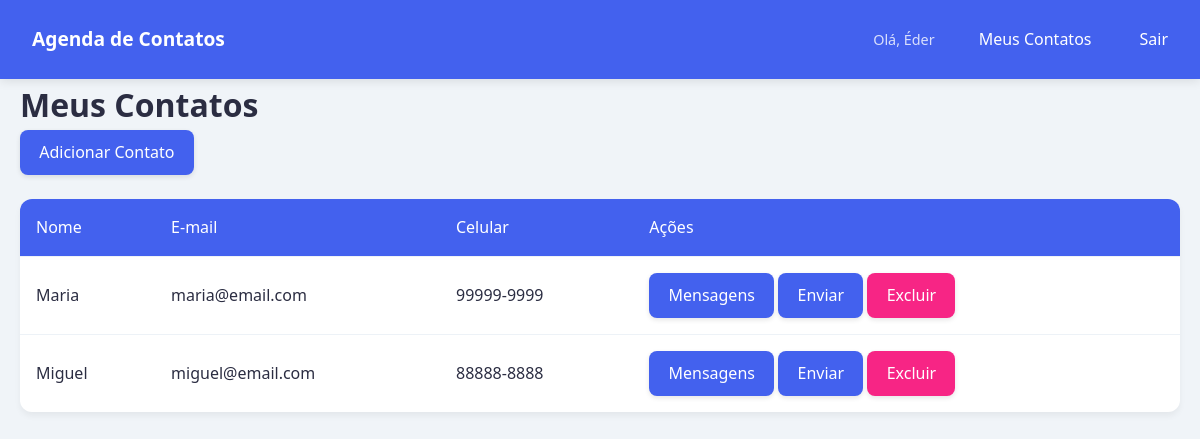
The app's page /contacts (signed in) with its own data.
### app.py (models this page shows)
class Contact(db.Model):
    id = db.Column(db.Integer, primary_key=True)
    name = db.Column(db.String(100), nullable=False)
    email = db.Column(db.String(120))
    cellphone = db.Column(db.String(20))
    photo = db.Column(db.String(100))
    user_id = db.Column(db.Integer, db.ForeignKey('user.id'), nullable=False)

### app.py (the view)
@app.route('/contacts')
@login_required
def contacts():
    user_contacts = Contact.query.filter_by(user_id=session['user_id']).all()
    return render_template('contacts.html', contacts=user_contacts)

### app.py (called while the page is built)
def login_required(f):
    @wraps(f)
    def decorated_function(*args, **kwargs):
        if 'user_id' not in session:
            flash('Por favor, faça login para acessar esta página.', 'danger')
            return redirect(url_for('login'))
        return f(*args, **kwargs)
    return decorated_function

### templates/contacts.html (shortened to what this page needs)
{% extends "base.html" %}
{% block content %}
    <h1>Meus Contatos</h1>
    <a href="{{ url_for('add_contact') }}" class="btn">Adicionar Contato</a>
    {% if contacts %}
        <table>
            <thead>
                <tr>
                    <th>Nome</th>
                    <th>E-mail</th>
                    <th>Celular</th>
                    <th>Ações</th>
                </tr>
            </thead>
            <tbody>
                {% for contact in contacts %}
                    <tr>
                        <td>{{ contact.name }}</td>
                        <td>{{ contact.email }}</td>
                        <td>{{ contact.cellphone }}</td>
                        <td>
                            <a href="{{ url_for('view_messages', contact_id=contact.id) }}" class="btn">Mensagens</a>
                            <a href="{{ url_for('send_message', contact_id=contact.id) }}" class="btn">Enviar</a>
                            <a href="{{ url_for('delete_contact', contact_id=contact.id) }}"
                               class="btn btn-danger"
                               onclick="return confirm('Tem certeza que deseja excluir este contato?')">
                                Excluir
                            </a>
                        </td>
                    </tr>
                {% endfor %}
            </tbody>
        </table>
    {% else %}
        <p>Você ainda não tem contatos cadastrados.</p>
    {% endif %}
{% endblock %}

### static/style.css (style rules this page uses)
:root { --primary: #4361ee; --secondary: #3f37c9; --accent: #4cc9f0; --light: #f8f9fa; --dark: #212529; --success: #4ad66d; --danger: #f72585; --warning: #f8961e; --info: #7209b7; --text: #2b2d42; --text-light: #8d99ae; }
* { margin: 0; padding: 0; box-sizing: border-box; font-family: 'Segoe UI', 'Roboto', sans-serif; }
body { line-height: 1.6; color: var(--text); background-color: #f0f4f8; min-height: 100vh; }
.btn { display: inline-flex; align-items: center; justify-content: center; padding: 0.6rem 1.2rem; background-color: var(--primary); color: white; text-decoration: none; border-radius: 8px; border: none; cursor: pointer; font-weight: 500; transition: all 0.3s ease; box-shadow: 0 2px 5px rgba(0,0,0,0.1); }
.btn-danger { background-color: var(--danger); }
table { width: 100%; border-collapse: separate; border-spacing: 0; margin-top: 1.5rem; background: white; border-radius: 12px; overflow: hidden; box-shadow: 0 4px 6px rgba(0,0,0,0.05); }
table th, table td { padding: 1rem; text-align: left; border-bottom: 1px solid #edf2f7; }
table th { background-color: var(--primary); color: white; font-weight: 500; }
table tr:last-child td { border-bottom: none; }
.container > * { animation: fadeIn 0.5s ease forwards; }

### records on screen
Contact: name "Maria", email "maria@email.com", cellphone "99999-9999"
Contact: name "Miguel", email "miguel@email.com", cellphone "88888-8888"

### other values on screen
{{ session['username'] }} "Éder"
